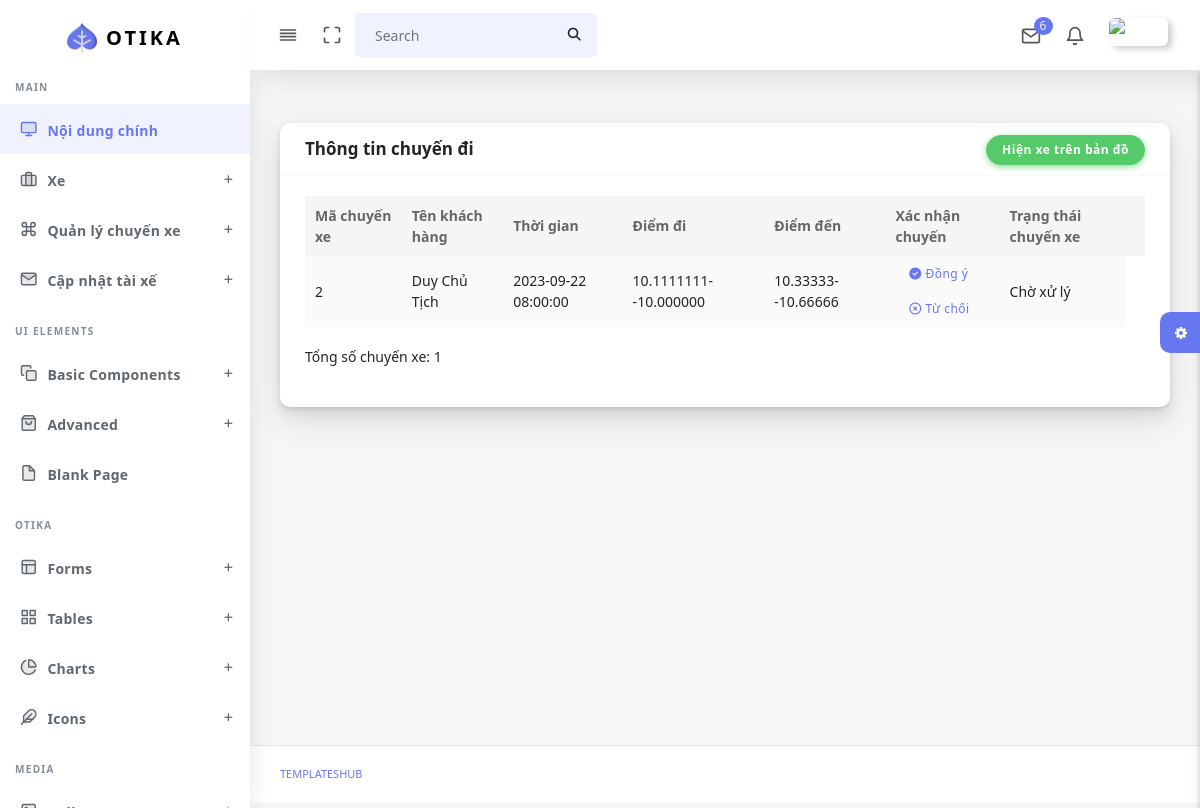
The app's page /taixe/xacnhanchuyendi.php (signed in), older data.
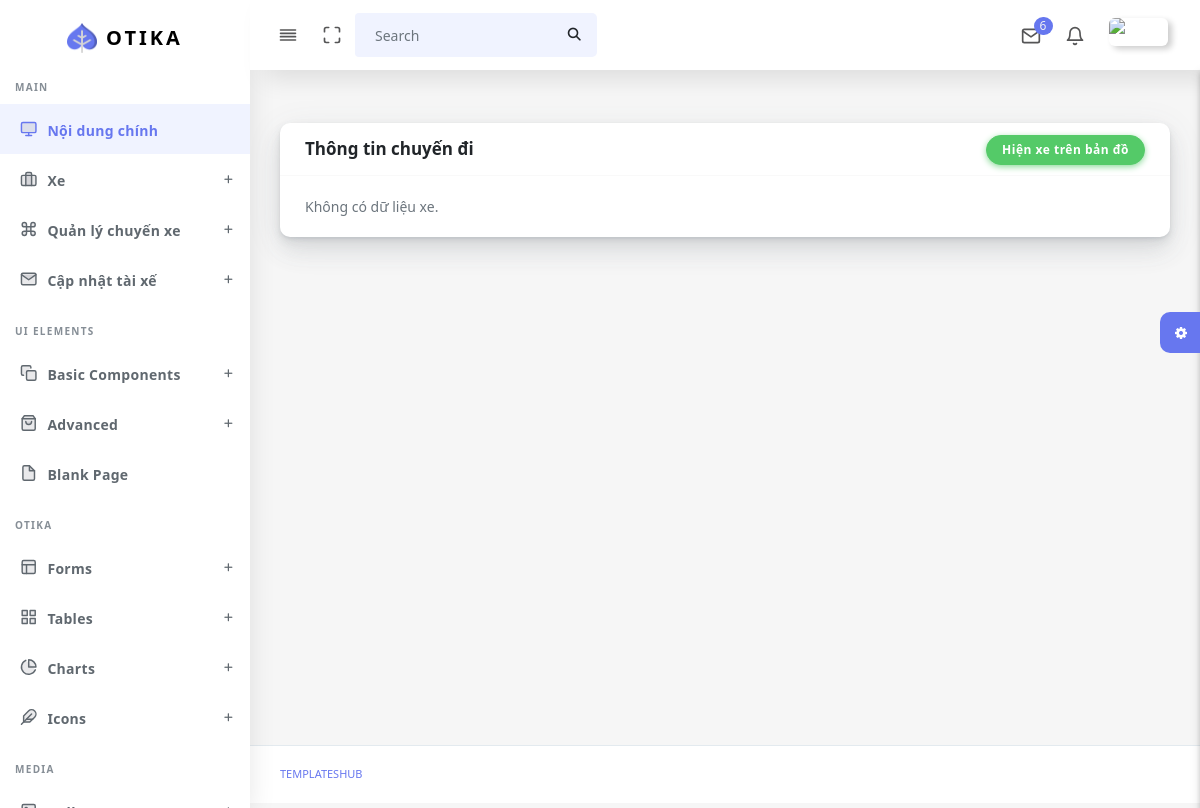
The same page, newer data.
### tables this page shows
CREATE TABLE `chuyenxe` (
  `CX_MA` int(11) NOT NULL,
  `KH_MA` int(11) NOT NULL,
  `TX_MA` int(11) NOT NULL,
  `TD_DATE` datetime NOT NULL,
  `CX_SOKM` float NOT NULL,
  `CX_THANHTIEN` float(8,2) NOT NULL,
  `CX_TDDIEMDI_X` text NOT NULL,
  `CX_TDDIEMDI_Y` text NOT NULL,
  `CX_TDDIEMDEN_X` text NOT NULL,
  `CX_TDDIEMDEN_Y` text NOT NULL,
  `CX_TRANGTHAI` int(1) DEFAULT 0
);

CREATE TABLE `khachhang` (
  `KH_MA` int(11) NOT NULL,
  `QH_MA` int(11) NOT NULL,
  `KH_TEN` varchar(50) NOT NULL,
  `KH_SDT` varchar(10) NOT NULL,
  `KH_EMAIL` varchar(30) NOT NULL,
  `KH_USERNAME` varchar(30) NOT NULL,
  `KH_PASSWORD` varchar(100) NOT NULL,
  `KH_GIOITINH` tinyint(1) NOT NULL
);

### taixe/xacnhanchuyendi.php (the view, shortened to what this page needs)
<!DOCTYPE html>
<html lang="en">
<?php
  include("connect.php");
  include('head.php');
?>
<body>
  <div id="app">
    <div class="main-wrapper main-wrapper-1">
      <div class="navbar-bg"></div>
      <?php
        include('navbar.php');
        include('sidebar.php');
      ?>
      <div class="main-content">
        <section class="section">
          <div class="section-body">
            <div class="row">
            <div class="col-12">
        <div class="card">
            <div class="card-header" style="display: flex; flex-direction: row; justify-content: space-between;">
                <h4>Thông tin chuyến đi</h4>
                <a href="hiendanhsachxetrenbando.php"><button class="btn btn-success" >Hiện xe trên bản đồ</button></a>
            </div>
            <div class="card-body">
                <div class="table-responsive">
                  <?php
                  $sql = "SELECT chuyenxe.*, khachhang.*, taixe.*
                          FROM chuyenxe
                          INNER JOIN khachhang ON chuyenxe.KH_MA = khachhang.KH_MA
                          INNER JOIN taixe ON chuyenxe.TX_MA = taixe.TX_MA
                          WHERE CX_TRANGTHAI = '0' AND TX_USERNAME = '".$_SESSION["username"]."'";
                  $result = $conn->query($sql);
            if ($result->num_rows > 0) {
                echo '<table class="table table-striped table-hover" id="tableExport" style="width:100%;">';
                echo '<thead>';
                echo '<tr>';
                echo '<th>Mã chuyến xe</th>';
                echo '<th>Tên khách hàng</th>';
                echo '<th>Thời gian</th>';
                echo '<th>Điểm đi</th>';
                echo '<th>Điểm đến</th>';
                echo '<th>Xác nhận chuyến</th>';
                echo '<th>Trạng thái chuyến xe</th>';
                echo '<th></th>';
                echo '</tr>';
                echo '</thead>';
                echo '<tbody>';
                $totalXe = 0;
                while ($row = $result->fetch_assoc()) {
                  echo "<tr>
                          <td>" . $row["CX_MA"] . "</td>
                          <td>" . $row["KH_TEN"] . "</td>
                          <td>" . $row["TD_DATE"] . "</td>
                          <td>" . $row["CX_TDDIEMDI_X"] ."--". $row["CX_TDDIEMDI_Y"] . "</td>
                          <td>" . $row["CX_TDDIEMDEN_X"] ."--". $row["CX_TDDIEMDEN_Y"] . "</td>
                          <td>
                              <form action='' method='post'>
                                  <input type='hidden' name='dongycxid' value='" . $row["CX_MA"] . "'>
                                  <button class='btn btn-link' type='submit'><i class='fa-solid fa-circle-check'></i> Đồng ý</button>
                              </form>
                              <form action='' method='post'>
                                  <input type='hidden' name='tuchoicxid' value='" . $row["CX_MA"] . "'>
                                  <button class='btn btn-link' type='submit'><i class='fa-regular fa-circle-xmark'></i> Từ chối</button>
                              </form>
                          </td>
                          <td>";
                  if ($row["CX_TRANGTHAI"] == 0) {
                      echo "Chờ xử lý";
                  } elseif ($row["CX_TRANGTHAI"] == 1) {
                      echo "Đang thực hiện";
                  } elseif ($row["CX_TRANGTHAI"] == 2) {
                      echo "Đã từ chối";
                  } elseif ($row["CX_TRANGTHAI"] == 3) {
                      echo "Đã hoàn thành";
                  }
                  echo "</td>
                        </tr>";
                  $totalXe++;
              }
              echo '</tbody>';
              echo '</table>';
              echo "<p>Tổng số chuyến xe: $totalXe</p>";
          } else {
              echo "Không có dữ liệu xe.";
          }
          ?>
                </div>
            </div>
        </div>
    </div>
            </div>
          </div>
        </section>
        <div class="settingSidebar">
          <a href="javascript:void(0)" class="settingPanelToggle"> <i class="fa fa-spin fa-cog"></i>
          </a>
        </div>
      </div>
      <footer class="main-footer">
        <div class="footer-left">
          <a href="templateshub.net">Templateshub</a></a>
        </div>
      </footer>
    </div>
  </div>
</body>
</html>

### taixe/head.php (shortened to what this page needs)
<head>
  <link rel="stylesheet" href="assets/css/app.min.css">
  <link rel="stylesheet" href="https://cdnjs.cloudflare.com/ajax/libs/font-awesome/6.4.2/css/all.min.css"
 />
  <link rel="stylesheet" href="assets/css/style.css">
  <link rel="stylesheet" href="assets/css/components.css">
  <link rel="stylesheet" href="assets/css/custom.css">
  <link rel="stylesheet" href="assets/css/font-awesome.min.css">
  <link rel="stylesheet" href="path/to/font-awesome/css/font-awesome.min.css">
  <link rel="stylesheet" href="https://cdnjs.cloudflare.com/ajax/libs/font-awesome/6.1.0/css/all.min.css">
  <link rel="stylesheet" href="https://cdnjs.cloudflare.com/ajax/libs/font-awesome/4.7.0/css/font-awesome.min.css">
  <link rel="stylesheet" href="https://unpkg.com/leaflet@1.9.4/dist/leaflet.css" />
    <link rel="stylesheet" href="https://unpkg.com/leaflet-routing-machine@latest/dist/leaflet-routing-machine.css" />
</head>

### taixe/navbar.php (shortened to what this page needs)
<nav class="navbar navbar-expand-lg main-navbar sticky">
    <div class="form-inline mr-auto">
        <ul class="navbar-nav mr-3">
        <li><a href="#" data-toggle="sidebar" class="nav-link nav-link-lg
                                collapse-btn"> <i data-feather="align-justify"></i></a></li>
        <li><a href="#" class="nav-link nav-link-lg fullscreen-btn">
            <i data-feather="maximize"></i>
            </a></li>
        <li>
            <form class="form-inline mr-auto">
            <div class="search-element">
                <input class="form-control" type="search" placeholder="Search" aria-label="Search" data-width="200">
                <button class="btn" type="submit">
                <i class="fas fa-search"></i>
                </button>
            </div>
            </form>
        </li>
        </ul>
    </div>
    <ul class="navbar-nav navbar-right">
        <li class="dropdown dropdown-list-toggle"><a href="#" data-toggle="dropdown"
            class="nav-link nav-link-lg message-toggle"><i data-feather="mail"></i>
            <span class="badge headerBadge1">
            6 </span> </a>
        </li>
        <li class="dropdown dropdown-list-toggle"><a href="#" data-toggle="dropdown"
            class="nav-link notification-toggle nav-link-lg"><i data-feather="bell" class="bell"></i>
        </a>
        </li>
        <li class="dropdown"><a href="#" data-toggle="dropdown"
            class="nav-link dropdown-toggle nav-link-lg nav-link-user"> <img alt="image" src="assets/img/sontung.jpg"
            class="user-img-radious-style"> <span class="d-sm-none d-lg-inline-block"></span></a>
        </li>
    </ul>
    </nav>

### taixe/sidebar.php (shortened to what this page needs)
<div class="main-sidebar sidebar-style-2">
        <aside id="sidebar-wrapper">
          <div class="sidebar-brand">
            <a href="index.php"> <img alt="image" src="assets/img/logo.png" class="header-logo" /> <span
                class="logo-name">Otika</span>
            </a>
          </div>
          <ul class="sidebar-menu">
            <li class="menu-header">Main</li>
            <li class="dropdown active">
              <a href="index.php" class="nav-link"><i data-feather="monitor"></i><span>Nội dung chính</span></a>
            </li>
            <li class="dropdown">
              <a href="#" class="menu-toggle nav-link has-dropdown"><i
                  data-feather="briefcase"></i><span>Xe</span></a>
            </li>
            <li class="dropdown">
              <a href="#" class="menu-toggle nav-link has-dropdown"><i data-feather="command"></i><span>Quản lý chuyến xe</span></a>
            </li>
            <li class="dropdown">
              <a href="#" class="menu-toggle nav-link has-dropdown"><i data-feather="mail"></i><span>Cập nhật tài xế</span></a>
            </li>
            <li class="menu-header">UI Elements</li>
            <li class="dropdown">
              <a href="#" class="menu-toggle nav-link has-dropdown"><i data-feather="copy"></i><span>Basic
                  Components</span></a>
            </li>
            <li class="dropdown">
              <a href="#" class="menu-toggle nav-link has-dropdown"><i
                  data-feather="shopping-bag"></i><span>Advanced</span></a>
            </li>
            <li><a class="nav-link" href="blank.html"><i data-feather="file"></i><span>Blank Page</span></a></li>
            <li class="menu-header">Otika</li>
            <li class="dropdown">
              <a href="#" class="menu-toggle nav-link has-dropdown"><i data-feather="layout"></i><span>Forms</span></a>
            </li>
            <li class="dropdown">
              <a href="#" class="menu-toggle nav-link has-dropdown"><i data-feather="grid"></i><span>Tables</span></a>
            </li>
            <li class="dropdown">
              <a href="#" class="menu-toggle nav-link has-dropdown"><i
                  data-feather="pie-chart"></i><span>Charts</span></a>
            </li>
            <li class="dropdown">
              <a href="#" class="menu-toggle nav-link has-dropdown"><i data-feather="feather"></i><span>Icons</span></a>
            </li>
            <li class="menu-header">Media</li>
            <li class="dropdown">
              <a href="#" class="menu-toggle nav-link has-dropdown"><i data-feather="image"></i><span>Gallery</span></a>
            </li>
          </ul>
        </aside>
      </div>

Row changes from the older to the newer data that the page shows:
removed chuyenxe: CX_MA "2", KH_MA.KH_TEN "Duy Chủ Tịch", TD_DATE "2023-09-22 08:00:00", CX_TDDIEMDI_X "10.1111111", CX_TDDIEMDI_Y "10.000000", CX_TDDIEMDEN_X "10.33333", CX_TDDIEMDEN_Y "10.66666", CX_TRANGTHAI "Chờ xử lý"
Text that changed along with them:
$totalXe: "1" → (not shown)
text no longer shown: "Mã chuyến xe Tên khách hàng Thời gian Điểm đi Điểm đến Xác nhận chuyến Trạng thái chuyến xe Tổng số chuyến xe:"
text now shown: "Không có dữ liệu xe."
